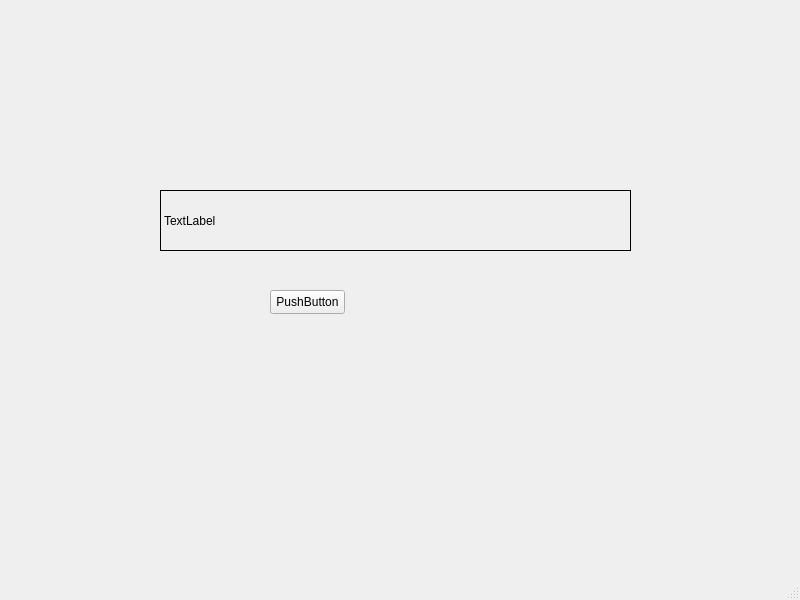
<?xml version="1.0" encoding="UTF-8"?>
<ui version="4.0">
 <class>MainWindow</class>
 <widget class="QMainWindow" name="MainWindow">
  <property name="geometry">
   <rect>
    <x>0</x>
    <y>0</y>
    <width>800</width>
    <height>600</height>
   </rect>
  </property>
  <property name="windowTitle">
   <string>MainWindow</string>
  </property>
  <widget class="QWidget" name="centralwidget">
   <widget class="QPushButton" name="pushButton">
    <property name="geometry">
     <rect>
      <x>270</x>
      <y>290</y>
      <width>75</width>
      <height>24</height>
     </rect>
    </property>
    <property name="text">
     <string>PushButton</string>
    </property>
   </widget>
   <widget class="QLabel" name="label">
    <property name="geometry">
     <rect>
      <x>160</x>
      <y>190</y>
      <width>471</width>
      <height>61</height>
     </rect>
    </property>
    <property name="frameShape">
     <enum>QFrame::Box</enum>
    </property>
    <property name="text">
     <string>TextLabel</string>
    </property>
   </widget>
  </widget>
  <widget class="QMenuBar" name="menubar">
   <property name="geometry">
    <rect>
     <x>0</x>
     <y>0</y>
     <width>800</width>
     <height>22</height>
    </rect>
   </property>
  </widget>
  <widget class="QStatusBar" name="statusbar"/>
 </widget>
 <resources/>
 <connections>
  <connection>
   <sender>pushButton</sender>
   <signal>pressed()</signal>
   <receiver>label</receiver>
   <slot>update()</slot>
   <hints>
    <hint type="sourcelabel">
     <x>309</x>
     <y>318</y>
    </hint>
    <hint type="destinationlabel">
     <x>308</x>
     <y>241</y>
    </hint>
   </hints>
  </connection>
 </connections>
</ui>
